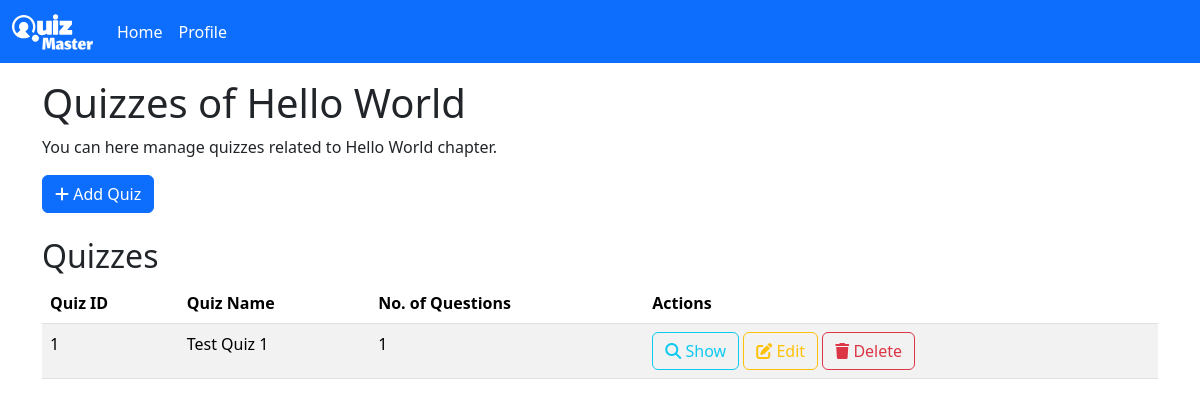
/chapter/2/1 (signed in), run on the app's committed database.
### models.py (models this page shows)
class Chapter(db.Model):
    id = db.Column(db.Integer, primary_key=True, autoincrement=True)
    name = db.Column(db.String(80), unique=True, nullable=False)
    description = db.Column(db.String(120), default="Not available")
    subject_id = db.Column(db.Integer, db.ForeignKey("subject.id"), nullable=False)
    quizzes = db.relationship("Quiz", backref="chapter", lazy=True)

class Quiz(db.Model):
    id = db.Column(db.Integer, primary_key=True, autoincrement=True)
    chapter_id = db.Column(db.Integer, db.ForeignKey("chapter.id"), nullable=False)
    name = db.Column(db.String(80), unique=True, nullable=False)
    description = db.Column(db.String(120), default="Not available")
    included_questions = db.relationship("Question", backref="quiz", lazy=True)

### routes.py (the view, shortened to what this page needs)
    @app.route("/chapter/<int:subject_id>/<int:chapter_id>", methods=["GET", "POST"])
    @admin_required
    def show_chapter(subject_id, chapter_id):
        subject = Subject.query.get(subject_id)
        if not subject:
            flash("Subject not found")
            return redirect(url_for("admin_home"))
        chapter = Chapter.query.get(chapter_id)
        if not chapter:
            flash("Chapter not found")
            return redirect(url_for("admin_home"))
        return render_template("chapter/show_chapter.html", subject=subject, chapter=chapter)

### templates/chapter/show_chapter.html (shortened to what this page needs)
{% extends 'base.html' %}
{% block content %}
<div class="container mt-3">
    <h1>Quizzes of {{chapter.name}}</h1>
    <p>You can here manage quizzes related to {{chapter.name}} chapter.</p>
    <div class="col">
        <a href="{{url_for('add_quiz', subject_id=subject.id, chapter_id=chapter.id)}}" class="btn btn-primary"><i class="fas fa-plus"></i> Add Quiz</a>
    </div>
    <br>
    <h2>Quizzes</h2>
    <table class="table table-striped">
        <thead>
            <tr>
                <th>Quiz ID</th>
                <th>Quiz Name</th>
                <th>No. of Questions</th>
                <th>Actions</th>
            </tr>
        </thead>
        <tbody>
            {% for quiz in chapter.quizzes %}
            <tr>
                <td>{{quiz.id}}</td>
                <td>{{quiz.name}}</td>
                <td>{{quiz.included_questions|length}}</td>
                <td>
                    <a href="{{url_for('show_quiz', subject_id=subject.id, chapter_id=chapter.id, quiz_id=quiz.id)}}" class="btn btn-outline-info"><i
                            class="fas fa-search"></i> Show</a>
                    <a href="{{url_for('edit_quiz', subject_id=subject.id, chapter_id=chapter.id, quiz_id=quiz.id)}}" class="btn btn-outline-warning"><i
                            class="fas fa-edit"></i> Edit</a>
                    <a href="{{url_for('delete_quiz', subject_id=subject.id, chapter_id=chapter.id, quiz_id=quiz.id)}}" class="btn btn-outline-danger"><i
                            class="fas fa-trash"></i> Delete</a>
                </td>
            </tr>
            {% endfor %}
        </tbody>
    </table>
</div>
{% endblock %}

### data on the page
Chapter: name "Hello World"
Quiz: id "1", name "Test Quiz 1", included_questions|length "1"
